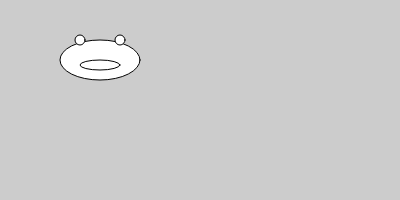
Frame 1 (no input)
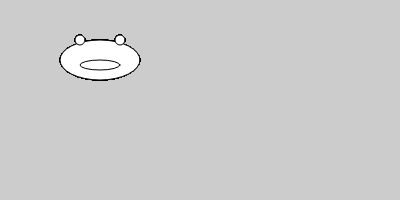
Frame 60 (no input)
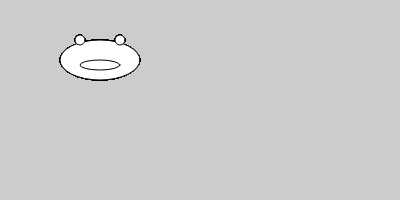
Frame 120 (the mouse pressed at the canvas centre since frame 60)

The p5.js sketch that drew these frames (run headless with seeded random() and noise() and a simulated clock; from frame 60 on, the mouse is pressed at the canvas centre):

// p5.js sketch
// ── sketch.js
function setup() {
  createCanvas(400, 200);
  background(204);
}

function draw() {
  // drawing the simple frog
  ellipse(100,60,80,40);
  ellipse(80,40,10,10);
  ellipse(120,40,10,10);
  ellipse(100,65,40,10);
}
